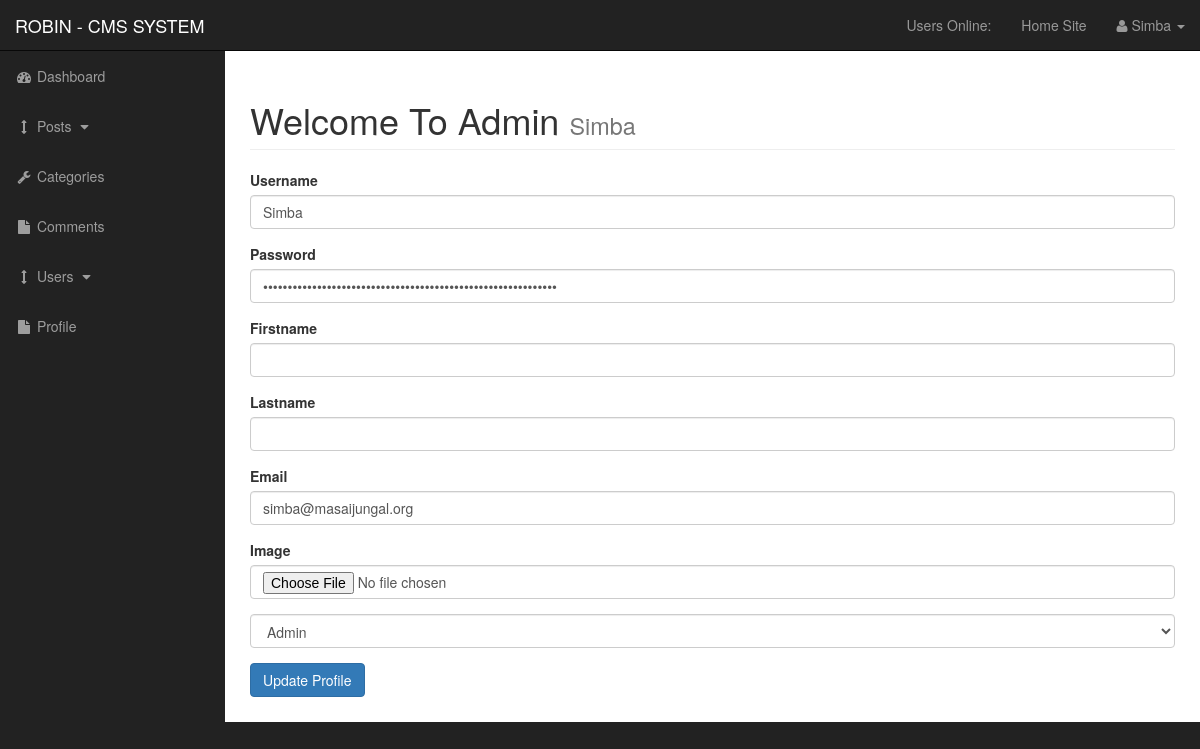
/admin/profile.php (signed in), run on the app's committed database.
### tables this page shows
CREATE TABLE `users` (
  `user_id` int(11) NOT NULL,
  `username` varchar(255) NOT NULL,
  `password` varchar(255) NOT NULL,
  `user_firstname` varchar(255) NOT NULL,
  `user_lastname` varchar(255) NOT NULL,
  `user_email` varchar(255) NOT NULL,
  `user_image` text NOT NULL,
  `user_role` varchar(255) NOT NULL,
  `randSalt` varchar(255) NOT NULL DEFAULT '$2y$10$iusesomecrazystrings22'
);

### admin/profile.php (the view, shortened to what this page needs)
<?php include("includes/header.php"); ?>
<?php
if(isset($_SESSION['username']))
{
    $session_username = $_SESSION['username'];
    $query = "SELECT * FROM users WHERE username = '$session_username'";
    $edit_user_profile = mysqli_query($connection, $query);
    while($row = mysqli_fetch_array($edit_user_profile))
    {
        $username           = $row['username'];
        $password           = $row['password'];
        $user_firstname     = $row['user_firstname'];
        $user_lastname      = $row['user_lastname'];
        $user_email         = $row['user_email'];
        $user_role          = $row['user_role'];
    }
}
?>
    <div id="wrapper">
        <?php include("includes/navigation.php"); ?>
        <div id="page-wrapper">
            <div class="container-fluid">
                <div class="row">
                    <div class="col-lg-12">
                        <h1 class="page-header">
                            Welcome To Admin
                            <small><?php echo $_SESSION['username']; ?></small>
                        </h1>
                        <form action="" method="post" enctype="multipart/form-data">
                            <div class="form-group">
                                    <label for="username">Username</label>
                                    <input type="text" name="username" value="<?php echo $username; ?>" class="form-control">
                            </div>
                            <div class="form-group">
                                    <label for="password">Password</label>
                                    <input type="password" name="password" value="<?php echo $password; ?>" class="form-control">
                            </div>
                            <div class="form-group">
                                <label for="user_firstname">Firstname</label>
                                <input type="text" name="user_firstname" value="<?php echo $user_firstname; ?>" class="form-control">
                            </div>
                            <div class="form-group">
                                <label for="user_lastname">Lastname</label>
                                <input type="text" name="user_lastname" value="<?php echo $user_lastname; ?>" class="form-control">
                            </div>
                            <div class="form-group">
                                <label for="user_email">Email</label>
                                <input type="email" name="user_email" value="<?php echo $user_email; ?>" class="form-control">
                            </div>
                            <div class="form-group">
                                <label for="user_image">Image</label>
                                <input type="file" name="user_image" class="form-control">
                            </div>
                            <div class="form-group">
                                <select name="user_role" class="form-control">
                                    <option value="Subscriber"><?php echo $user_role?></option>
                                </select>
                            </div>
                            <div class="form-group">
                                <input type="submit" value="Update Profile" name="update_user" class="btn btn-primary">
                            </div>
                        </form>
                    </div>
                </div>
            </div>
        </div>
    </div>
<?php include("includes/footer.php"); ?>

### admin/css/sb-admin.css (style rules this page uses)
body { margin-top: 100px; background-color: #222; }
@media (min-width:768px) { body { margin-top: 50px; } }
#wrapper { padding-left: 0; }
#page-wrapper { width: 100%; padding: 0; background-color: #fff; }
@media (min-width:768px) { #wrapper { padding-left: 225px; } }
@media (min-width:768px) { #page-wrapper { padding: 10px; } }

### data on the page
users: username "Simba", user_email "simba@masaijungal.org", user_role "Admin"

### other printed values
$_SESSION['username'] "Simba"
